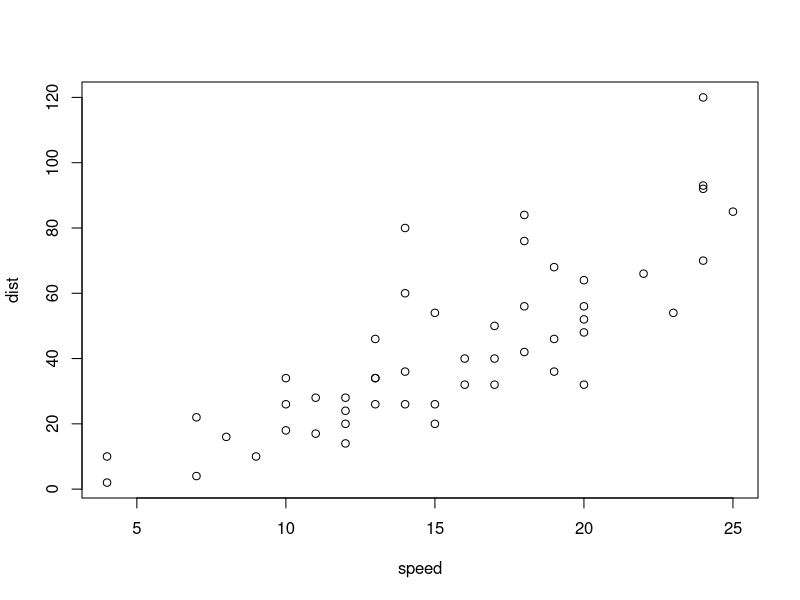
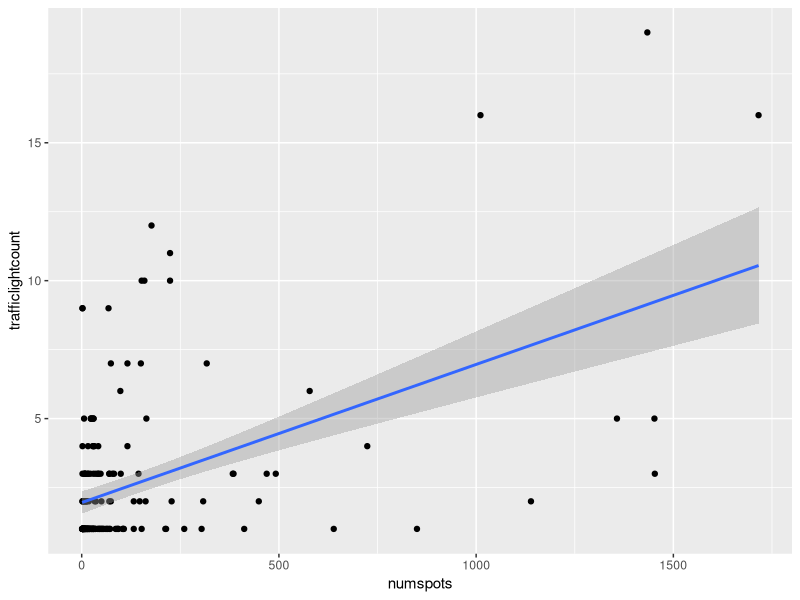
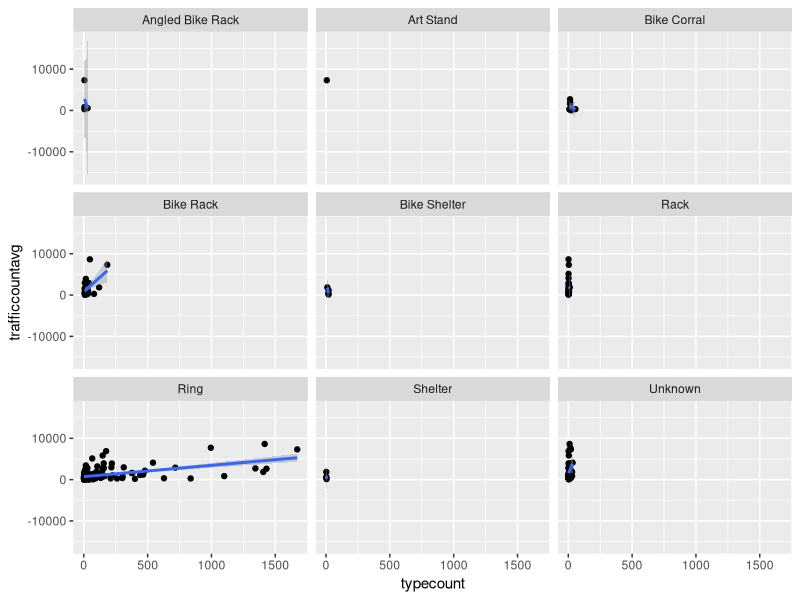

Reproduce these figures in R, in order.
## ---- chunk 1
plot(cars)
## ---- chunk 2
library(tidyverse)
library(readr)

## ---- chunk 3
spotstl <- read_csv("spotstl.csv")
sharespotstl <- read_csv("sharespotstl.csv")
sharespotstypetraffic <- read_csv("spottypetraffic.csv")

## ---- chunk 4
 ggplot(aes(x= numspots, y = trafficlightcount), data = spotstl) + geom_point() + geom_smooth(method = "lm")
## ---- chunk 5
sharespotstypetraffic %>% ggplot(aes(x = typecount, y = trafficcountavg)) + geom_point() + geom_smooth(method = "lm") + facet_wrap(~spottype)

## ---- chunk 6

